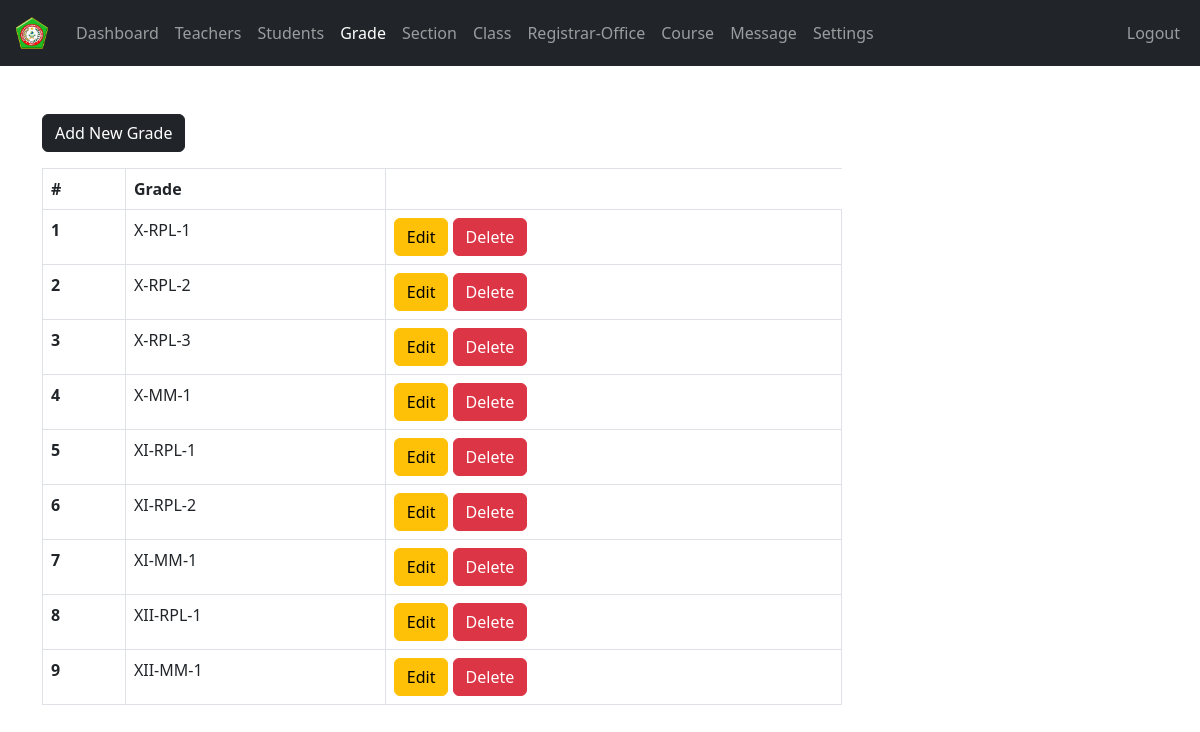
The app's page /admin/grade.php (signed in) with its own data.
### tables this page shows
CREATE TABLE `grades` (
  `grade_id` int(11) NOT NULL,
  `grade` varchar(31) NOT NULL,
  `grade_code` varchar(7) NOT NULL
);

### admin/data/grade.php (called while the page is built, shortened)
<?php
function getAllGrades($conn){
   $sql = "SELECT * FROM grades";
   $stmt = $conn->prepare($sql);
   $stmt->execute();
   if ($stmt->rowCount() >= 1) {
     $grades = $stmt->fetchAll();
     return $grades;
   }else {
    return 0;
   }
}

### admin/grade.php (the view, shortened to what this page needs)
<?php
if (isset($_SESSION['admin_id']) &&
    isset($_SESSION['role'])) {
    if ($_SESSION['role'] == 'Admin') {
       include "../DB_connection.php";
       include "data/grade.php";
       $grades = getAllGrades($conn);
 ?>
<!DOCTYPE html>
<html lang="en">
<head>
	<link rel="stylesheet" href="https://cdn.jsdelivr.net/npm/bootstrap@5.2.0/dist/css/bootstrap.min.css">
	<link rel="stylesheet" href="../css/style.css">
  <link rel="stylesheet" href="https://cdnjs.cloudflare.com/ajax/libs/font-awesome/4.7.0/css/font-awesome.min.css">
</head>
<body>
    <?php
        include "inc/navbar.php";
        if ($grades != 0) {
     ?>
     <div class="container mt-5">
        <a href="grade-add.php"
           class="btn btn-dark">Add New Grade</a>
           <div class="table-responsive">
              <table class="table table-bordered mt-3 n-table">
                <thead>
                  <tr>
                    <th scope="col">#</th>
                    <th scope="col">Grade</th>
                  </tr>
                </thead>
                <tbody>
                  <?php $i = 0; foreach ($grades as $grade ) {
                    $i++;  ?>
                  <tr>
                    <th scope="row"><?=$i?></th>
                    <td>
                      <?php
                          echo $grade['grade_code'].'-'.
                                     $grade['grade'];
                       ?>
                    </td>
                    <td>
                        <a href="grade-edit.php?grade_id=<?=$grade['grade_id']?>"
                           class="btn btn-warning">Edit</a>
                        <a href="grade-delete.php?grade_id=<?=$grade['grade_id']?>"
                           class="btn btn-danger">Delete</a>
                    </td>
                  </tr>
                <?php } ?>
                </tbody>
              </table>
           </div>
         <?php } ?>
     </div>
</body>
</html>
<?php
  }else {
    header("Location: ../login.php");
    exit;
  }
}else {
	header("Location: ../login.php");
	exit;
}
?>

### css/style.css (style rules this page uses)
.n-table { max-width: 800px; }

### records on screen
grades: grade_code "X-RPL", grade "1"
grades: grade_code "X-RPL", grade "2"
grades: grade_code "X-RPL", grade "3"
grades: grade_code "X-MM", grade "1"
grades: grade_code "XI-RPL", grade "1"
grades: grade_code "XI-RPL", grade "2"
grades: grade_code "XI-MM", grade "1"
grades: grade_code "XII-RPL", grade "1"
grades: grade_code "XII-MM", grade "1"
